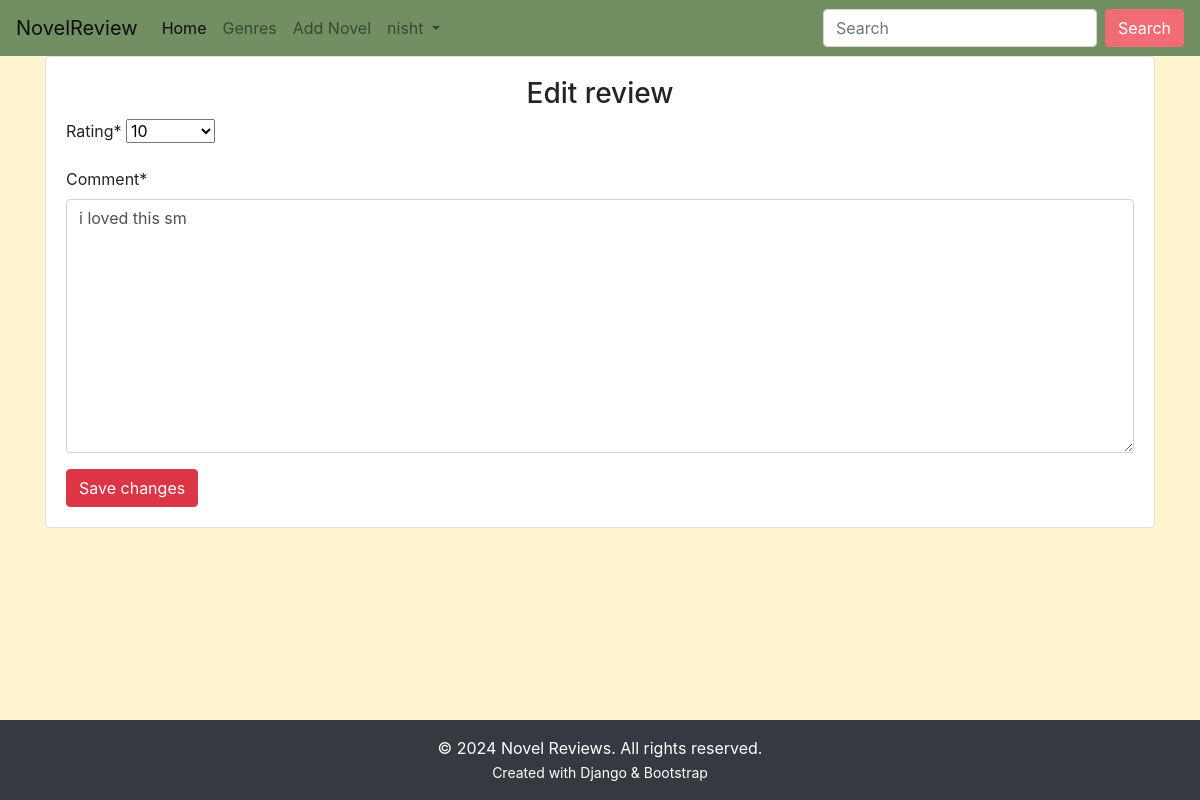
The app's page /editreview/1/4/ (signed in), older data.
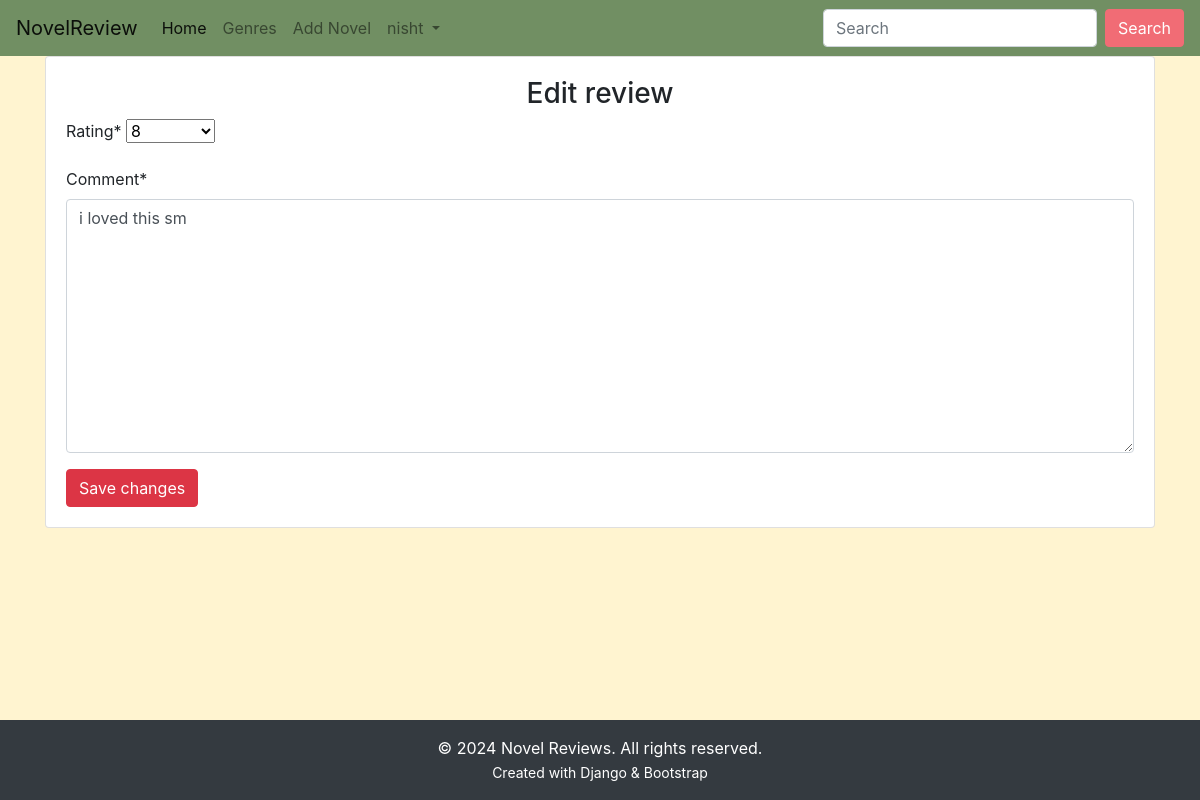
The same page, newer data.
### main/models.py (models this page shows, shortened)
class Review(models.Model):
    user = models.ForeignKey(User, on_delete=models.CASCADE)
    novel = models.ForeignKey('Novel', on_delete=models.CASCADE)
    comment = models.TextField()
    rating = models.IntegerField(choices=[(i, i) for i in range(1, 11)])
    created_at = models.DateTimeField(auto_now_add=True)

### main/views.py (the view)
# urls.py: path('editreview/<int:novel_id>/<int:review_id>/', views.edit_review,  name="edit_review"),
def edit_review(request, novel_id, review_id):
    if request.user.is_authenticated:
        novel = Novel.objects.get(id=novel_id)
        review = Review.objects.get(novel=novel, id=review_id)
        if request.user == review.user:
            if request.method == "POST":
                form = ReviewForm(request.POST, instance=review)
                if form.is_valid():
                    data = form.save(commit=False)
                    if (data.rating > 10) or (data.rating < 0):
                        error = "Out of range. Select rating from 0 to 10"
                        return render(request, "main/editreview.html", {"error":error, "form":form})
                    else:
                        data.save()
                        return redirect("main:detail", novel_id)
            else:
                form = ReviewForm(instance=review)
            return render(request, 'main/editreview.html', {"form":form})
        else:
            return redirect("main:detail", novel_id)
    else:
        return redirect("accounts:login")

### main/forms.py (shortened to what this page needs)
class ReviewForm(forms.ModelForm):
    class Meta:
        model = Review
        fields = ['rating', 'comment']

### main/templates/main/editreview.html (shortened to what this page needs)
{%  extends 'main/base.html' %}
{% load crispy_forms_tags %}
{%  block content %}
<div class="container">
    <div class="card">
        <div class="card-body">
            <h3 class="text-center">Edit review</h3>
            <form action="" method="POST">
                {{ form | crispy }}
                <input type="submit" value="Save changes" class="btn btn-danger">
            </form>
        </div>
    </div>
</div>
{%  endblock %}

Row changes from the older to the newer data that the page shows:
changed Review "i loved this sm": rating "10" → "8"
